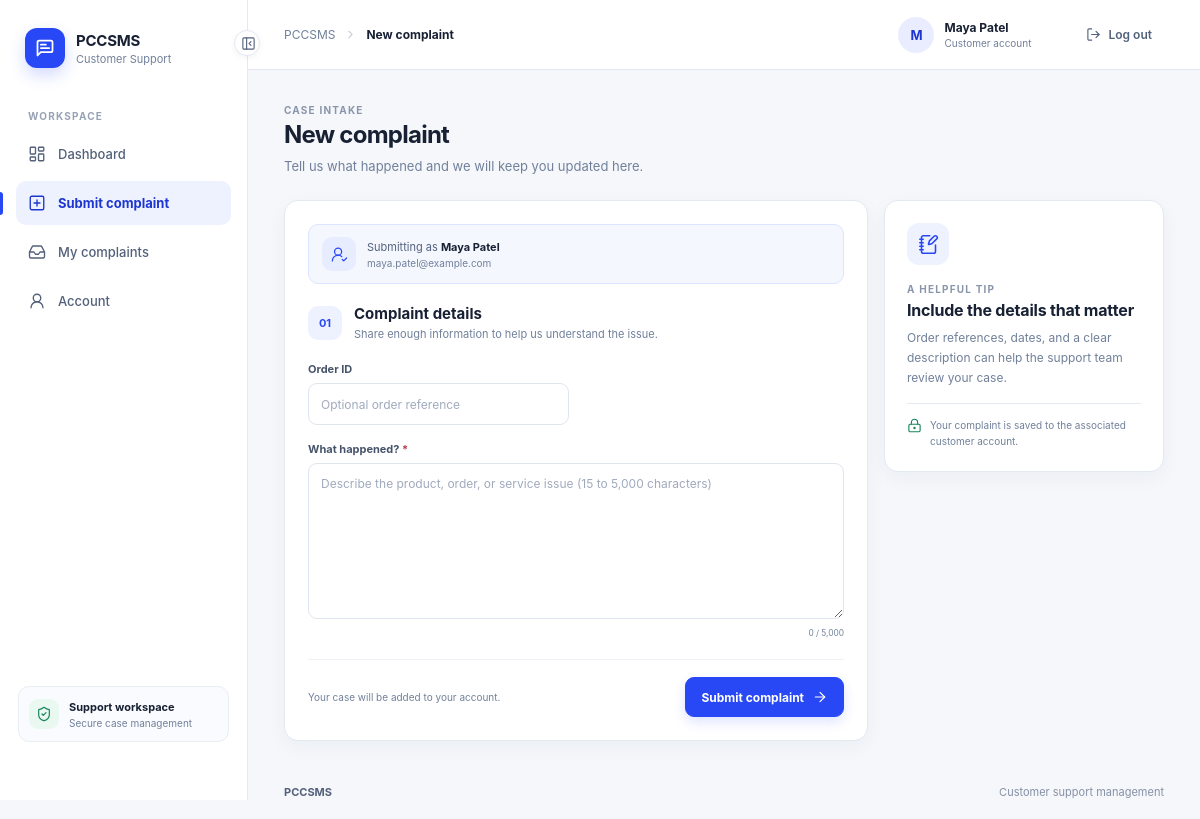
Page /customer/complaints/new (signed in) on the committed database.
### tables this page shows
CREATE TABLE users (
    id INTEGER PRIMARY KEY AUTOINCREMENT,
    name TEXT NOT NULL,
    email TEXT NOT NULL COLLATE NOCASE UNIQUE,
    password_hash TEXT NOT NULL,
    role TEXT NOT NULL CHECK (role IN ('customer','admin')),
    is_active INTEGER NOT NULL DEFAULT 1 CHECK (is_active IN (0,1)),
    created_at TEXT NOT NULL DEFAULT CURRENT_TIMESTAMP,
    updated_at TEXT NOT NULL DEFAULT CURRENT_TIMESTAMP
);

### app.py (the view)
    @app.get("/customer/complaints/new")
    @customer_required
    def customer_submit_page():
        return render_template("shared/submit.html", customer_mode=True)

### auth.py (called while the page is built)
@login_manager.user_loader
def load_user(user_id):
    from database import get_user
    try:
        user = User.from_record(get_user(int(user_id)))
        return user if user and user.is_active else None
    except (TypeError, ValueError):
        return None

def customer_required(view):
    @wraps(view)
    def wrapped(*args, **kwargs):
        if not current_user.is_authenticated:
            return login_manager.unauthorized()
        if current_user.role != "customer":
            abort(403)
        return view(*args, **kwargs)
    return wrapped

    @property
    def is_active(self):
        return self._active

    @classmethod
    def from_record(cls, record):
        return cls(record) if record else None

### database.py (called while the page is built)
def get_db():
    if "db" not in g:
        path = Path(current_app.config["DATABASE_PATH"])
        path.parent.mkdir(parents=True, exist_ok=True)
        connection = sqlite3.connect(path, timeout=10)
        connection.row_factory = sqlite3.Row
        connection.execute("PRAGMA foreign_keys = ON")
        g.db = connection
    return g.db

def get_user(user_id):
    return get_db().execute("SELECT * FROM users WHERE id=?", (user_id,)).fetchone()

### templates/shared/submit.html (shortened to what this page needs)
{% extends 'shared/base.html' %}
{% block title %}New complaint{% endblock %}
{% block content %}
<section class="page-heading">
  <div><span class="eyebrow">CASE INTAKE</span><h1>New complaint</h1><p>{% if customer_mode %}Tell us what happened and we will keep you updated here.{% else %}Enter the customer and issue details.{% endif %}</p></div>
</section>
<div class="form-layout">
  <form id="complaint-form" class="panel complaint-form" novalidate data-customer-mode="{{ 'true' if customer_mode else 'false' }}">
    {% if customer_mode %}<div class="account-note"><span class="account-note-icon"><i data-lucide="user-round-check"></i></span><span>Submitting as <strong>{{ current_user.name }}</strong><small>{{ current_user.email }}</small></span></div>{% endif %}
    <div class="form-section-heading"><span class="step-number">01</span><div><h2>Complaint details</h2><p>Share enough information to help us understand the issue.</p></div></div>
    <div class="field-grid">
      <label class="field"><span>Order ID</span><input name="order_id" maxlength="80" placeholder="Optional order reference"></label>
      <label class="field field-full"><span>What happened? <b>*</b></span><textarea name="complaint_text" required minlength="15" maxlength="5000" rows="7" placeholder="Describe the product, order, or service issue (15 to 5,000 characters)"></textarea><div class="field-foot"><small class="field-error"></small><small><span id="char-count">0</span> / 5,000</small></div></label>
    </div>
    <div class="form-actions"><span>{% if customer_mode %}Your case will be added to your account.{% else %}Review the suggested next steps before taking action.{% endif %}</span><button class="button button-primary" type="submit"><span class="button-label">{{ 'Submit complaint' if customer_mode else 'Analyze complaint' }}</span><i data-lucide="arrow-right"></i></button></div>
  </form>
  <aside class="panel form-aside"><span class="help-icon"><i data-lucide="notebook-pen"></i></span><span class="eyebrow">A HELPFUL TIP</span><h2>Include the details that matter</h2><p>Order references, dates, and a clear description can help the support team review your case.</p><div class="form-aside-foot"><i data-lucide="lock-keyhole"></i><span>Your complaint is saved to the associated customer account.</span></div></aside>
</div>
{% endblock %}

### templates/shared/base.html (shortened to what this page needs)
<!doctype html>
<html lang="en">
<head>
  <link rel="stylesheet" href="{{ url_for('static', filename='css/style.css', v='20261028') }}">
</head>
<body>
<div class="app-layout" id="app-layout">
  <aside class="sidebar" id="sidebar">
    <a class="brand" href="{{ url_for('dashboard') }}" aria-label="PCCSMS home">
      <span class="brand-mark"><i data-lucide="message-square-text"></i></span>
      <span class="brand-copy"><strong>PCCSMS</strong><small>{% if current_user.is_authenticated and current_user.role == 'customer' %}Customer Support{% else %}AI Support{% endif %}</small></span>
    </a>
    <div class="nav-caption">WORKSPACE</div>
    <nav class="side-nav" aria-label="Main navigation">
      {% if current_user.role == 'admin' %}
      <a class="nav-link {% if request.endpoint == 'dashboard' %}active{% endif %}" href="{{ url_for('dashboard') }}" title="Dashboard"><i data-lucide="layout-dashboard"></i><span>Dashboard</span></a>
      <a class="nav-link {% if request.endpoint == 'submit_page' %}active{% endif %}" href="{{ url_for('submit_page') }}" title="New complaint"><i data-lucide="plus-square"></i><span>New complaint</span></a>
      <a class="nav-link {% if request.endpoint in ['complaints','complaint_detail'] %}active{% endif %}" href="{{ url_for('complaints') }}" title="Complaints"><i data-lucide="inbox"></i><span>All complaints</span></a>
      {% else %}
      <a class="nav-link {% if request.endpoint == 'customer_dashboard' %}active{% endif %}" href="{{ url_for('customer_dashboard') }}" title="Dashboard"><i data-lucide="layout-dashboard"></i><span>Dashboard</span></a>
      <a class="nav-link {% if request.endpoint == 'customer_submit_page' %}active{% endif %}" href="{{ url_for('customer_submit_page') }}" title="Submit complaint"><i data-lucide="plus-square"></i><span>Submit complaint</span></a>
      <a class="nav-link " href="{{ url_for('customer_complaints') }}" title="My complaints"><i data-lucide="inbox"></i><span>My complaints</span></a>
      <a class="nav-link {% if request.endpoint == 'customer_account' %}active{% endif %}" href="{{ url_for('customer_account') }}" title="Account"><i data-lucide="user-round"></i><span>Account</span></a>
      {% endif %}
    </nav>
    <div class="sidebar-spacer"></div>
    <div class="sidebar-foot"><span class="sidebar-foot-icon"><i data-lucide="shield-check"></i></span><span><strong>Support workspace</strong><small>Secure case management</small></span></div>
    <button class="collapse-button" id="sidebar-toggle" type="button" aria-label="Collapse navigation" aria-expanded="true" title="Collapse navigation"><i data-lucide="panel-left-close"></i></button>
  </aside>
  <div class="workspace">
    <header class="topbar">
      <div class="topbar-start">
        <div class="breadcrumbs"><span>PCCSMS</span><i data-lucide="chevron-right"></i><strong>{% block breadcrumb %}{{ self.title() }}{% endblock %}</strong></div>
      </div>
      {% if current_user.is_authenticated %}
      <div class="topbar-user">
        <span class="user-avatar" aria-hidden="true">{{ current_user.name[:1]|upper }}</span>
        <span class="user-meta"><strong>{{ current_user.name }}</strong><small>{{ 'Administrator' if current_user.role == 'admin' else 'Customer account' }}</small></span>
        <form method="post" action="{{ url_for('logout') }}"><input type="hidden" name="csrf_token" value="{{ csrf_token() }}"><button class="logout-button" type="submit"><i data-lucide="log-out"></i><span>Log out</span></button></form>
      </div>
      {% else %}<a class="button button-quiet" href="{{ url_for('login') }}">Sign in</a>{% endif %}
    </header>
    <main class="page-shell">{% block content %}{% endblock %}</main>
    <footer class="footer"><span>PCCSMS</span><span>Customer support management</span></footer>
  </div>
</div>
</body>
</html>

### rows in the picture
users: name "M", name "Maya Patel", role "Customer account", email "maya.patel@example.com"

### other values in the picture
{{ 'Submit complaint' if customer_mode else 'Analyze complaint' }} "Submit complaint"
